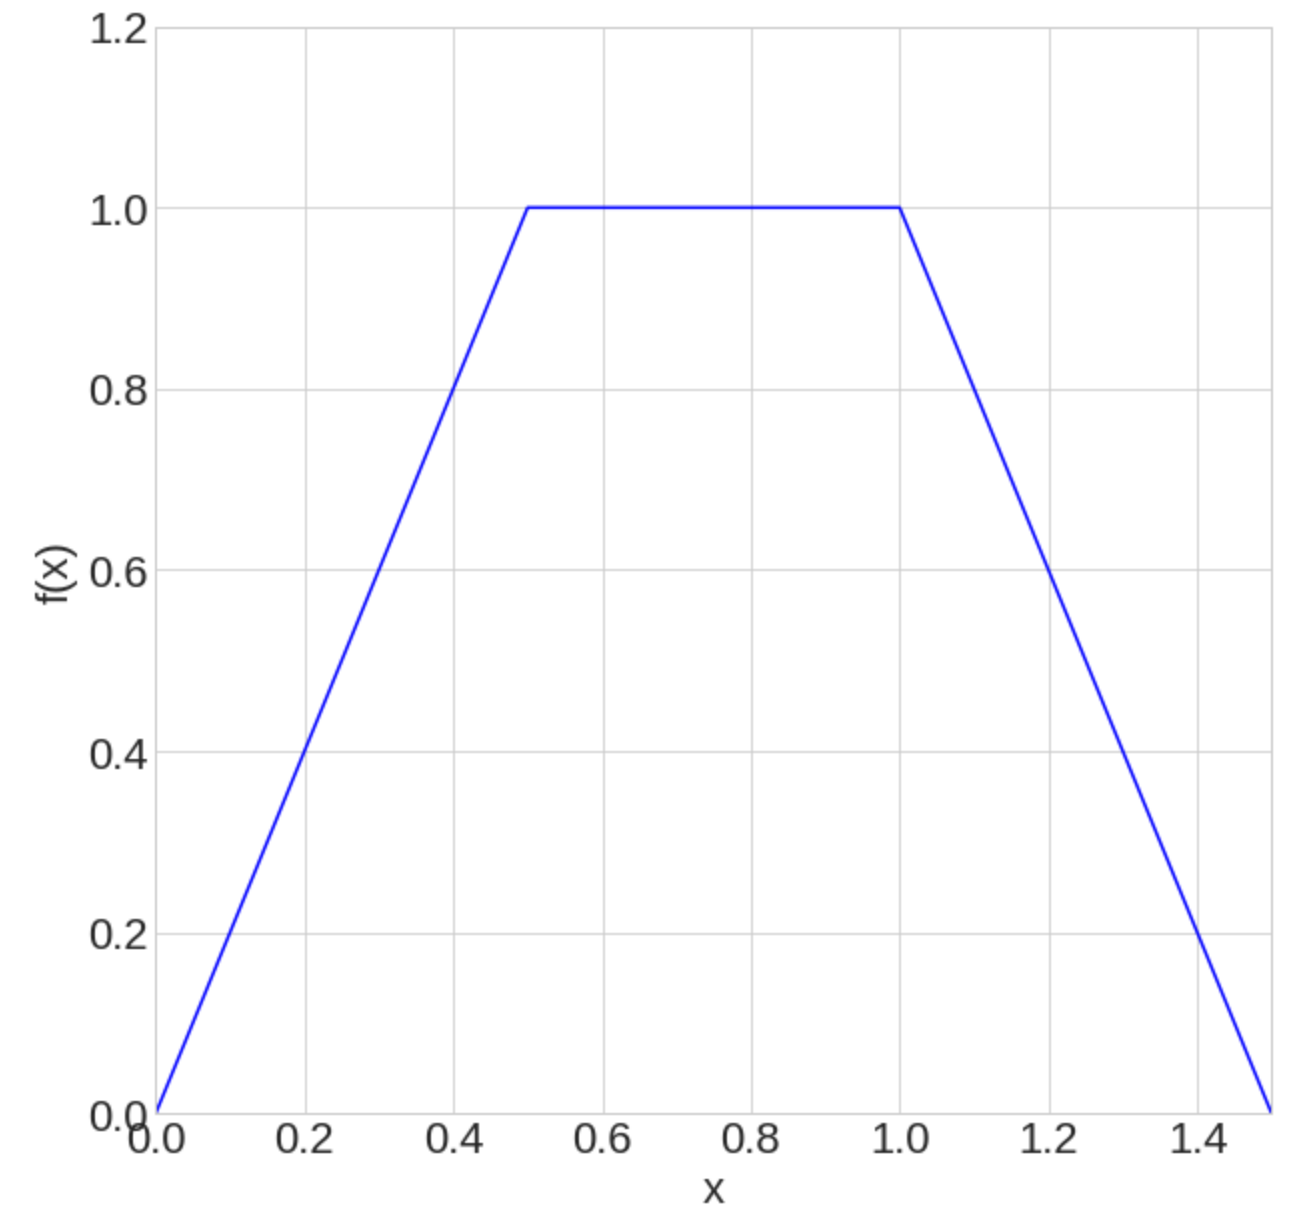

Here is the Python script that generated this plot:
%matplotlib inline
import matplotlib.pyplot as plt
plt.style.use('seaborn-whitegrid')
import numpy as np

from pylab import rcParams
rcParams['figure.figsize'] = 10, 10
plt.rcParams.update({'font.size': 22})

fig = plt.figure()
ax = plt.axes()


x = np.array([0.0, 0.5, 1.0, 1.5])
y = np.array([0.0, 1.0, 1.0, 0.0])
ax.set_xlabel('x')
ax.set_ylabel('f(x)')

plt.axis([0, 1.5, 0, 1.2]);
ax.plot(x, y,  color='blue');
